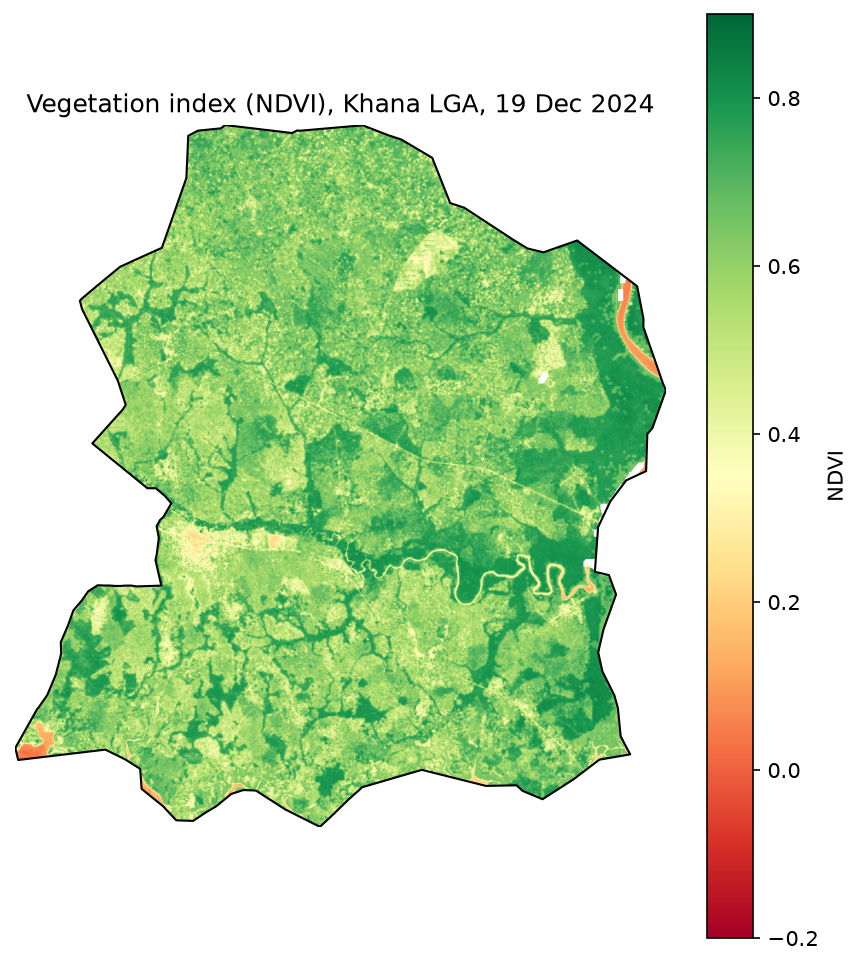

Write Python code to recreate this figure.
import geopandas as gpd
import matplotlib.pyplot as plt
import rasterio

study = gpd.read_file("data/study_area.gpkg")

with rasterio.open("data/processed/khana_ndvi.tif") as src:
    ndvi = src.read(1, masked=True)
    outline = study.to_crs(src.crs)
    extent = (src.bounds.left, src.bounds.right, src.bounds.bottom, src.bounds.top)

fig, ax = plt.subplots(figsize=(7, 8))
image = ax.imshow(ndvi, cmap="RdYlGn", vmin=-0.2, vmax=0.9, extent=extent)
outline.boundary.plot(ax=ax, color="black", linewidth=1)
fig.colorbar(image, ax=ax, label="NDVI")
ax.set_title("Vegetation index (NDVI), Khana LGA, 19 Dec 2024")
ax.set_axis_off()
fig.savefig("month-03/week-12/my_map.png", dpi=150, bbox_inches="tight")
print("Saved my_map.png")
